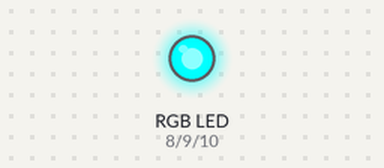
A sketch run on a simulated Arduino Uno, built with avr-gcc and run on an emulated ATmega328P. On the bench: an RGB LED mixed from three pins (HIGH = lit).

Above: at 0.1 s.
At 2.1 s:
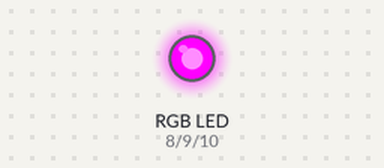
At 4.1 s:
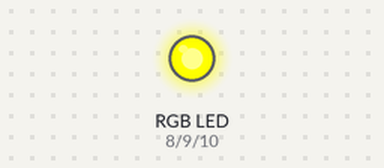
At 10.1 s:
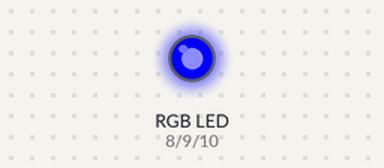
At 14.1 s:
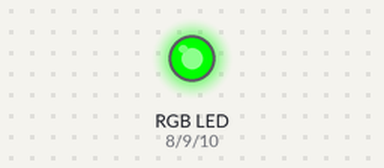
At 22.9 s:
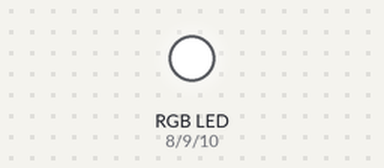
Timing chart, 0 to 24.4 s (numbered marks = the images above):
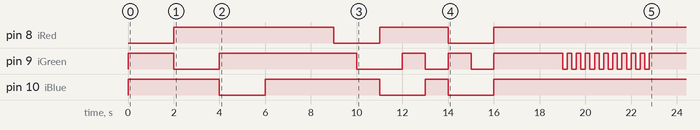

The sketch:

RGBLed5.ino
```cpp
/*
  RGD LED

  Current Code


  Requirements :  1 x RGB LED
                  3 x 320 resisters

  0.05  ON / OFF constants
  0.04  Blinking green at the end
  0.03  DigitalWrite instead of AnalogWrite {abandoned}
  0.02  RGBOut function
  0.01  Light each colour once
*/

// Pins
const int iRed = 8;
const int iGreen = 9;
const int iBlue = 10;

// ON / OFF
const byte ON = 0;
const byte OFF = 255;

//////////////////////////////////////////////////////
//
// SETUP
//
void setup() {

  // Light up red first
  RGBOut(ON, OFF, OFF);
  delay(2000);

  // Light up green
  RGBOut(OFF, ON, OFF);
  delay(2000);

  // Light up blue
  RGBOut(OFF, OFF, ON);
  delay(2000);

  // All off
  RGBOut(OFF, OFF, OFF);
  delay(3000);

  // Colours
  RGBOut(ON, OFF, OFF);   // Red
  delay(1000);
  RGBOut(ON, ON, OFF);    // Yellow / Green
  delay(1000);
  RGBOut(OFF, ON, ON);    // Pale blue
  delay(1000);
  RGBOut(OFF, OFF, ON);   // Blue
  delay(1000);
  RGBOut(OFF, ON, OFF);   // Green
  delay(1000);
  RGBOut(ON, OFF, ON);    // Pink
  delay(1000);
  RGBOut(ON, ON, ON);     // White (all on)
  delay(1000);

  // All off
  RGBOut(OFF, OFF, OFF);
  delay(3000);

  // Blink Green 10 times
  for (int i = 0; i < 10; i++) {
    RGBOut(OFF, ON, OFF);   // Green on
    delay(200);             // 200 ms
    RGBOut(OFF, OFF, OFF);  // All off
    delay(200);             // 200 ms
  }

  // All off
  RGBOut(255, 255, 255);
}

//////////////////////////////////////////////////////
//
// LOOP
//
void loop() {
  // We'e only going to run through SETUP once

}

//////////////////////////////////////////////////////
//
// RGBOut
//
void RGBOut(byte bRed, byte bGreen, byte bBlue) {
  analogWrite(iRed, bRed);
  analogWrite(iGreen, bGreen);
  analogWrite(iBlue, bBlue);
}
```
